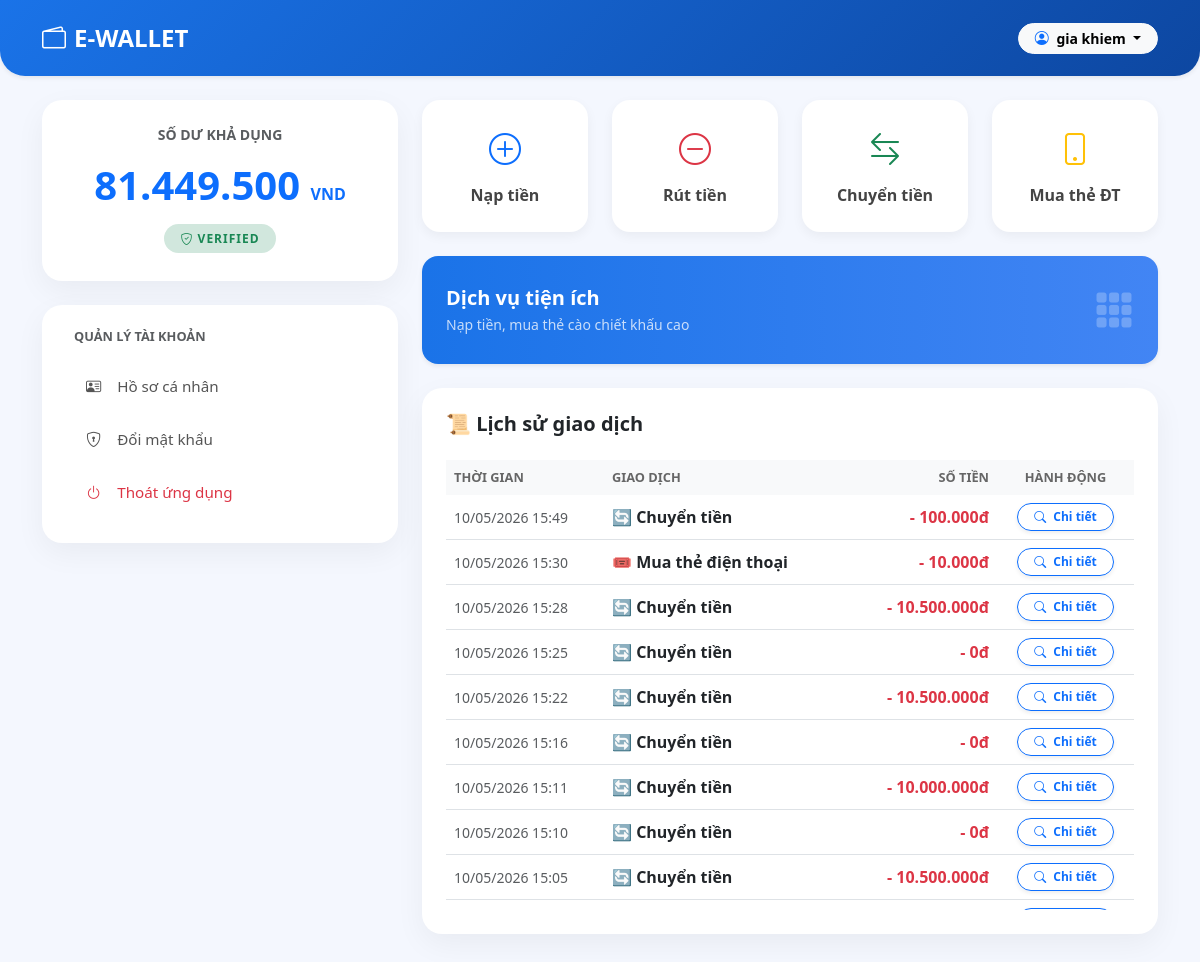
/index.php (signed in), run on an earlier commit of the app's database.
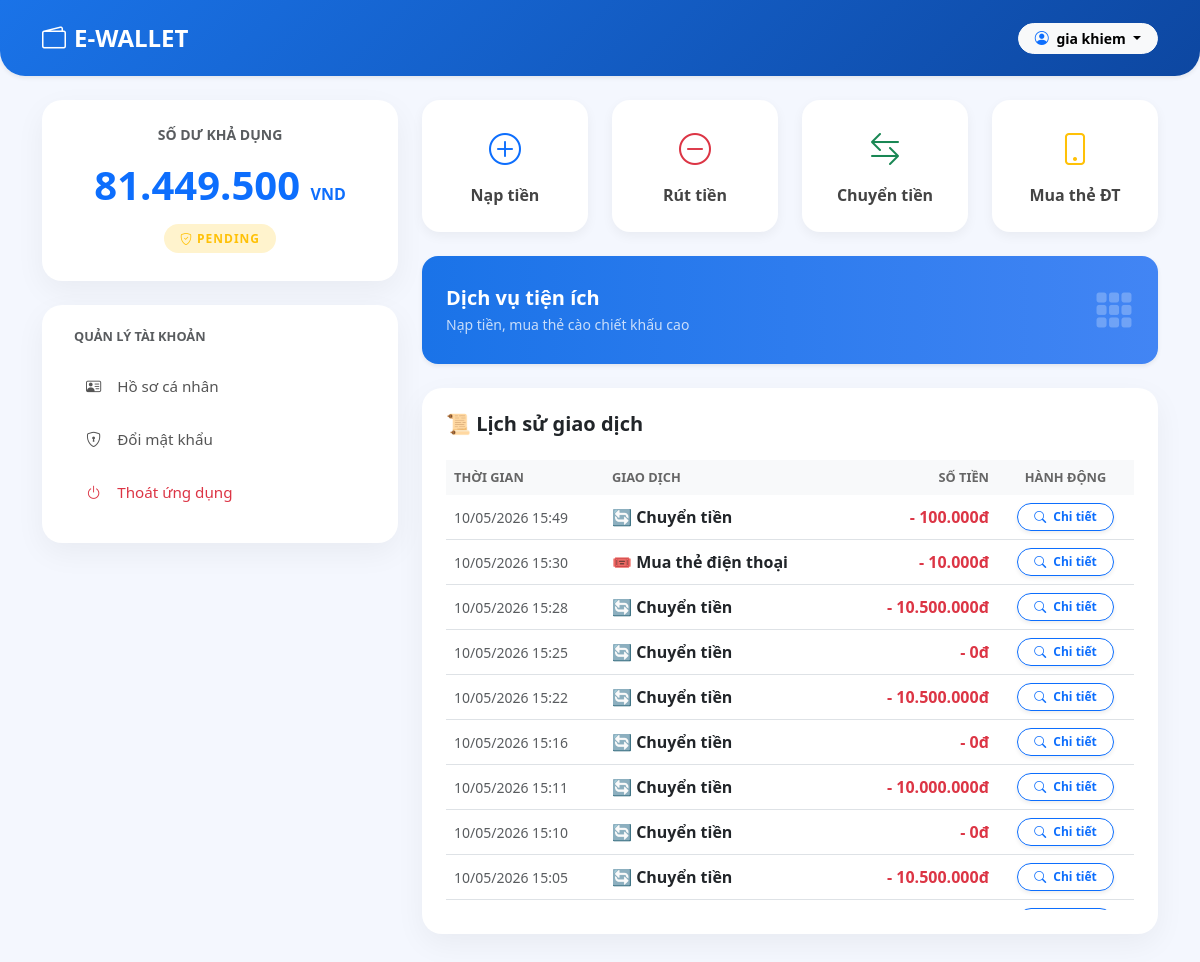
And on a later commit of the database.
### tables this page shows
CREATE TABLE `users` (
  `id` int(11) NOT NULL,
  `username` varchar(50) NOT NULL,
  `password` varchar(255) NOT NULL,
  `full_name` varchar(100) NOT NULL,
  `email` varchar(100) NOT NULL,
  `phone_number` varchar(15) NOT NULL,
  `date_of_birth` date DEFAULT NULL,
  `address` text DEFAULT NULL,
  `id_front_image` varchar(255) DEFAULT NULL,
  `id_back_image` varchar(255) DEFAULT NULL,
  `balance` decimal(15,2) DEFAULT 0.00,
  `status` enum('pending','verified','disabled','locked','waiting_for_updates') DEFAULT 'pending',
  `role` enum('admin','user') DEFAULT 'user',
  `is_first_login` tinyint(1) DEFAULT 1,
  `abnormal_login_count` int(11) DEFAULT 0,
  `locked_until` datetime DEFAULT NULL,
  `created_at` timestamp NOT NULL DEFAULT current_timestamp(),
  `login_attempts` int(11) DEFAULT 0,
  `lock_until` datetime DEFAULT NULL
);

### index.php (the view, shortened to what the changed rows need)
<?php
require_once 'db_config.php';
$user_id = $_SESSION['user_id'];
$stmt = $conn->prepare("SELECT * FROM users WHERE id = ?");
$stmt->execute([$user_id]);
$user = $stmt->fetch();
?>
<!DOCTYPE html>
<html lang="vi">
<head>
    <link href="https://cdn.jsdelivr.net/npm/bootstrap@5.3.0/dist/css/bootstrap.min.css" rel="stylesheet">
    <link rel="stylesheet" href="https://cdn.jsdelivr.net/npm/bootstrap-icons@1.11.1/font/bootstrap-icons.css">
</head>
<body>
    <nav class="navbar navbar-dark shadow-sm mb-4">
        <div class="container d-flex justify-content-between align-items-center">
            <div class="dropdown">
                <button class="btn btn-light btn-sm dropdown-toggle rounded-pill px-3 fw-bold" type="button" data-bs-toggle="dropdown">
                    <i class="bi bi-person-circle me-1 text-primary"></i> <?php echo $user['full_name']; ?>
                </button>
            </div>
        </div>
    </nav>
    <div class="container">
        <div class="row">
            <div class="col-lg-4">
                <div class="card balance-card p-4 text-center mb-4">
                    <span class="text-muted small fw-bold">SỐ DƯ KHẢ DỤNG</span>
                    <h1 class="fw-bold my-3 text-primary"><?php echo number_format($user['balance'], 0, ',', '.'); ?> <small class="fs-6">VND</small></h1>
                    <div class="mb-2">
                        <span class="status-badge <?php echo $user['status'] == 'verified' ? 'bg-success-subtle text-success' : 'bg-warning-subtle text-warning'; ?> fw-bold">
                             <i class="bi bi-shield-check"></i> <?php echo ucfirst($user['status']); ?>
                        </span>
                    </div>
                </div>
            </div>
            <div class="col-lg-8">
                <div class="card history-card mt-4 overflow-hidden">
                    <div class="card-body p-4">
                        <div class="table-responsive" style="max-height: 450px; overflow-y: auto;">
                            <table class="table table-hover align-middle mb-0">
                                <thead>
                                    <tr>
                                        <th>Thời gian</th>
                                        <th>Giao dịch</th>
                                        <th class="text-end">Số tiền</th>
                                        <th class="text-center">Hành động</th> </tr>
                                </thead>
                            </table>
                        </div>
                    </div>
                </div>
            </div>
        </div>
    </div>
</body>
</html>

What changed in the data, as far as the page shows it:
changed users "gia khiem": status "VERIFIED" → "PENDING"
